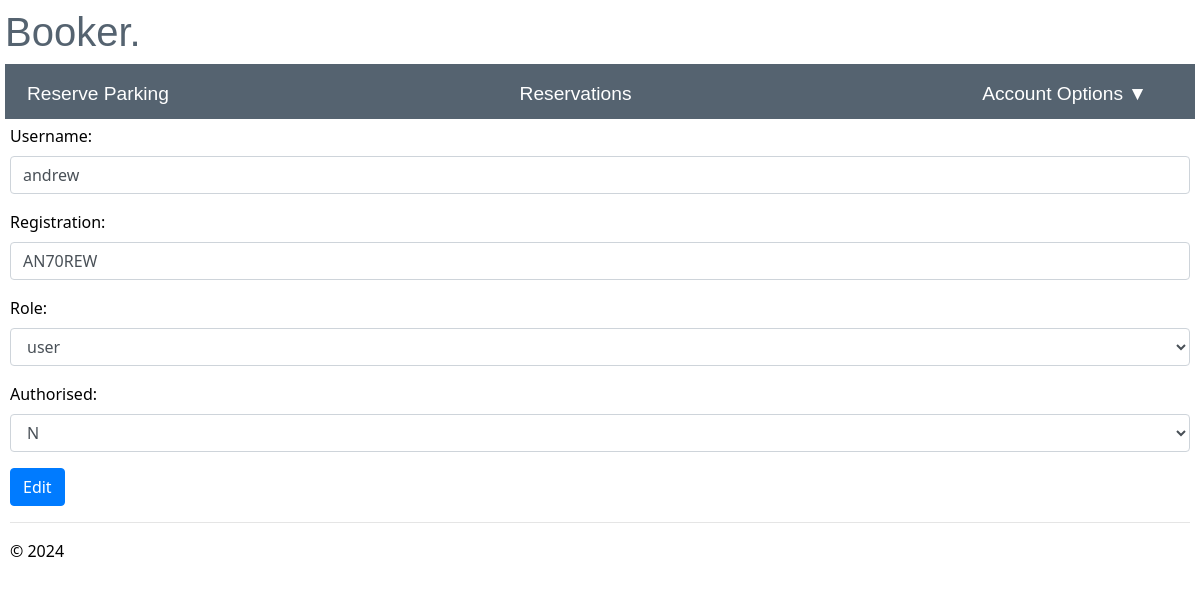
/edit_user/2 (signed in), run on the app's committed database.
### app/models/models.py (models this page shows)
class User(db.Model, UserMixin):
    id = db.Column(db.Integer, primary_key=True, nullable=False)
    username = db.Column(db.String(20), nullable=False, unique=True)
    registration = db.Column(db.String(9), nullable=False, unique=True)
    password = db.Column(db.String(255), nullable=False)
    role = db.Column(db.String(5), nullable=False, default='user')
    authorised =db.Column(db.String(1), nullable=False, default='N')
    failed_login_attempts = db.Column(db.Integer,nullable=False, default=0)
    reservation = db.relationship('reserve', backref='user')

### app/admin/routes.py (the view)
@bp.route("/edit_user/<int:id>", methods=['GET','POST'])
@login_required
def edit_user(id):
    admin = User.query.get_or_404(id)
    try:
        if current_user.role == 'admin':
            if request.method == "POST":
                current_app.logger.info('Username: %s accessed edit_user', current_user.username)
                admin.username = request.form['username']
                admin.registration = request.form['registration']
                admin.role = request.form['role']
                admin.authorised = request.form['authorised']
                try:
                    db.session.commit()
                    current_app.logger.info('Username: %s updated user account %s', current_user.username, admin.username)
                    flash("User updated successfully")
                    return redirect(url_for("admin.admin"))
                except Exception as e:
                    current_app.logger.exception(e)
                    flash("User failed to update")
                    current_app.logger.warning('Username: %s failed to update user account %s', current_user.username, admin.username)
                    return render_template("edit_user.html", admin=admin)
            else:
                return render_template("edit_user.html", admin=admin)
    except:
        current_app.logger.critical('Username: %s had an error when editing %s account', current_user.username, admin.username)
        flash("There been an error updating user")
    else:
        current_app.logger.critical('Username: %s accessed attempted to edit %s account', current_user.username, admin.username)
        flash("You are not authorised to access this page")
        return redirect(url_for("main.reserve_parking"))

### app/__init__.py (called while the page is built)
def create_app():
    app = Flask(__name__)
    env_config = os.getenv("PROD_APP_SETTINGS", "config.Config")
    app.config.from_object(env_config)
    db.init_app(app)
    login_manager.init_app(app)
    app.logger.setLevel(logging.INFO)
    handler = RotatingFileHandler('app.log', maxBytes=10240, backupCount=10)
    handler.setLevel(logging.INFO)
    formatter = logging.Formatter('%(asctime)s - %(levelname)s - %(message)s', datefmt='%Y-%m-%d %H:%M:%S')
    handler.setFormatter(formatter)
    app.logger.addHandler(handler)
    from app.main import bp as main_bp
    app.register_blueprint(main_bp)
    from app.user import bp as user_bp
    app.register_blueprint(user_bp)
    from app.admin import bp as admin_bp
    app.register_blueprint(admin_bp)
    @login_manager.user_loader
    def load_user(user_id):
        return User.query.get(int(user_id))
    return app

### app/user/routes.py (called while the page is built)
@bp.before_app_request
def make_session_permanent():
    session.permanent = True
    current_app.permanent_session_lifetime = timedelta(seconds=30)

### app/admin/templates/edit_user.html (shortened to what this page needs)
{% extends "layout.html" %}
{% block content %}
<div class="edit_user">
    <form method='post' action='/edit_user/{{admin.id}}'>
            <label>Username:</label>
            <br>
                <input type='text' name='username' size="100" required class='form-control' value='{{admin.username}}'>
            <label>Registration:</label>
            <br>
                <input type='text' name='registration' size="100" required class='form-control' value='{{admin.registration}}'>
            <label>Role:</label>
            <br>
            <select name="role" id="role" class='form-control'>
                <option value = "{{admin.role}}">{{admin.role}}</option>
            </select>
            <label>Authorised:</label>
            <br>
            <select name="authorised" id="authorised" class='form-control'>
                <option value = "{{admin.authorised}}">{{admin.authorised}}</option>
            </select>
            <input type='submit' value='Edit' class='btn btn-primary'>
    </form>
{% endblock %}

### app/main/templates/layout.html (style rules this page uses)
body { padding: 8px 5px 8px 5px; }

### data on the page
User: username "andrew", registration "AN70REW", role "user", authorised "N"
